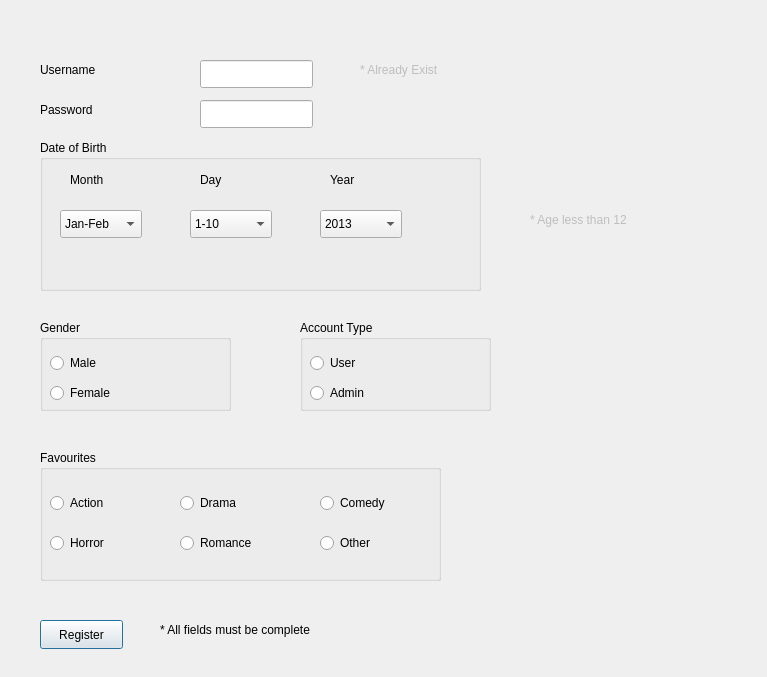
<?xml version="1.0" encoding="UTF-8"?>
<ui version="4.0">
 <class>Register</class>
 <widget class="QDialog" name="Register">
  <property name="geometry">
   <rect>
    <x>0</x>
    <y>0</y>
    <width>767</width>
    <height>677</height>
   </rect>
  </property>
  <property name="windowTitle">
   <string>Dialog</string>
  </property>
  <widget class="QLabel" name="label">
   <property name="geometry">
    <rect>
     <x>40</x>
     <y>60</y>
     <width>91</width>
     <height>20</height>
    </rect>
   </property>
   <property name="text">
    <string>Username</string>
   </property>
  </widget>
  <widget class="QLabel" name="label_3">
   <property name="geometry">
    <rect>
     <x>40</x>
     <y>100</y>
     <width>81</width>
     <height>20</height>
    </rect>
   </property>
   <property name="text">
    <string>Password</string>
   </property>
  </widget>
  <widget class="QLineEdit" name="usernameInput">
   <property name="geometry">
    <rect>
     <x>200</x>
     <y>60</y>
     <width>113</width>
     <height>28</height>
    </rect>
   </property>
  </widget>
  <widget class="QLineEdit" name="passwordInput">
   <property name="geometry">
    <rect>
     <x>200</x>
     <y>100</y>
     <width>113</width>
     <height>28</height>
    </rect>
   </property>
  </widget>
  <widget class="QLabel" name="AE">
   <property name="enabled">
    <bool>false</bool>
   </property>
   <property name="geometry">
    <rect>
     <x>360</x>
     <y>60</y>
     <width>151</width>
     <height>20</height>
    </rect>
   </property>
   <property name="text">
    <string>* Already Exist</string>
   </property>
  </widget>
  <widget class="QGroupBox" name="groupBox">
   <property name="geometry">
    <rect>
     <x>40</x>
     <y>140</y>
     <width>441</width>
     <height>151</height>
    </rect>
   </property>
   <property name="title">
    <string>Date of Birth</string>
   </property>
   <widget class="QLabel" name="label_2">
    <property name="geometry">
     <rect>
      <x>30</x>
      <y>30</y>
      <width>63</width>
      <height>20</height>
     </rect>
    </property>
    <property name="text">
     <string>Month</string>
    </property>
   </widget>
   <widget class="QLabel" name="label_5">
    <property name="geometry">
     <rect>
      <x>290</x>
      <y>30</y>
      <width>63</width>
      <height>20</height>
     </rect>
    </property>
    <property name="text">
     <string>Year</string>
    </property>
   </widget>
   <widget class="QLabel" name="label_6">
    <property name="geometry">
     <rect>
      <x>160</x>
      <y>30</y>
      <width>63</width>
      <height>20</height>
     </rect>
    </property>
    <property name="text">
     <string>Day</string>
    </property>
   </widget>
   <widget class="QComboBox" name="comboBox">
    <property name="geometry">
     <rect>
      <x>20</x>
      <y>70</y>
      <width>82</width>
      <height>28</height>
     </rect>
    </property>
    <item>
     <property name="text">
      <string>Jan-Feb</string>
     </property>
    </item>
    <item>
     <property name="text">
      <string>March-April</string>
     </property>
    </item>
    <item>
     <property name="text">
      <string>May-June</string>
     </property>
    </item>
    <item>
     <property name="text">
      <string>July-August</string>
     </property>
    </item>
    <item>
     <property name="text">
      <string>Sept-Oct</string>
     </property>
    </item>
    <item>
     <property name="text">
      <string>Nov-Dec</string>
     </property>
    </item>
   </widget>
   <widget class="QComboBox" name="year">
    <property name="geometry">
     <rect>
      <x>280</x>
      <y>70</y>
      <width>82</width>
      <height>28</height>
     </rect>
    </property>
    <item>
     <property name="text">
      <string>2013</string>
     </property>
    </item>
    <item>
     <property name="text">
      <string>2012</string>
     </property>
    </item>
    <item>
     <property name="text">
      <string>2011</string>
     </property>
    </item>
    <item>
     <property name="text">
      <string>2005</string>
     </property>
    </item>
    <item>
     <property name="text">
      <string>1523</string>
     </property>
    </item>
   </widget>
   <widget class="QComboBox" name="comboBox_3">
    <property name="geometry">
     <rect>
      <x>150</x>
      <y>70</y>
      <width>82</width>
      <height>28</height>
     </rect>
    </property>
    <item>
     <property name="text">
      <string>1-10</string>
     </property>
    </item>
    <item>
     <property name="text">
      <string>11-20</string>
     </property>
    </item>
    <item>
     <property name="text">
      <string>21-30</string>
     </property>
    </item>
   </widget>
  </widget>
  <widget class="QLabel" name="ALT1">
   <property name="enabled">
    <bool>false</bool>
   </property>
   <property name="geometry">
    <rect>
     <x>530</x>
     <y>210</y>
     <width>211</width>
     <height>20</height>
    </rect>
   </property>
   <property name="text">
    <string>* Age less than 12</string>
   </property>
  </widget>
  <widget class="QGroupBox" name="groupBox_2">
   <property name="geometry">
    <rect>
     <x>40</x>
     <y>320</y>
     <width>191</width>
     <height>91</height>
    </rect>
   </property>
   <property name="title">
    <string>Gender</string>
   </property>
   <widget class="QRadioButton" name="radioButton">
    <property name="geometry">
     <rect>
      <x>10</x>
      <y>30</y>
      <width>112</width>
      <height>26</height>
     </rect>
    </property>
    <property name="text">
     <string>Male</string>
    </property>
   </widget>
   <widget class="QRadioButton" name="radioButton_2">
    <property name="geometry">
     <rect>
      <x>10</x>
      <y>60</y>
      <width>112</width>
      <height>26</height>
     </rect>
    </property>
    <property name="text">
     <string>Female</string>
    </property>
   </widget>
  </widget>
  <widget class="QGroupBox" name="groupBox_3">
   <property name="geometry">
    <rect>
     <x>300</x>
     <y>320</y>
     <width>191</width>
     <height>91</height>
    </rect>
   </property>
   <property name="title">
    <string>Account Type</string>
   </property>
   <widget class="QRadioButton" name="radioButton_3">
    <property name="geometry">
     <rect>
      <x>10</x>
      <y>30</y>
      <width>112</width>
      <height>26</height>
     </rect>
    </property>
    <property name="text">
     <string>User</string>
    </property>
   </widget>
   <widget class="QRadioButton" name="radioButton_4">
    <property name="geometry">
     <rect>
      <x>10</x>
      <y>60</y>
      <width>112</width>
      <height>26</height>
     </rect>
    </property>
    <property name="text">
     <string>Admin</string>
    </property>
   </widget>
  </widget>
  <widget class="QGroupBox" name="groupBox_4">
   <property name="geometry">
    <rect>
     <x>40</x>
     <y>450</y>
     <width>401</width>
     <height>131</height>
    </rect>
   </property>
   <property name="title">
    <string>Favourites</string>
   </property>
   <widget class="QRadioButton" name="radioButton_5">
    <property name="geometry">
     <rect>
      <x>10</x>
      <y>40</y>
      <width>112</width>
      <height>26</height>
     </rect>
    </property>
    <property name="text">
     <string>Action</string>
    </property>
   </widget>
   <widget class="QRadioButton" name="radioButton_6">
    <property name="geometry">
     <rect>
      <x>280</x>
      <y>40</y>
      <width>112</width>
      <height>26</height>
     </rect>
    </property>
    <property name="text">
     <string>Comedy</string>
    </property>
   </widget>
   <widget class="QRadioButton" name="radioButton_7">
    <property name="geometry">
     <rect>
      <x>140</x>
      <y>40</y>
      <width>112</width>
      <height>26</height>
     </rect>
    </property>
    <property name="text">
     <string>Drama</string>
    </property>
   </widget>
   <widget class="QRadioButton" name="radioButton_8">
    <property name="geometry">
     <rect>
      <x>10</x>
      <y>80</y>
      <width>112</width>
      <height>26</height>
     </rect>
    </property>
    <property name="text">
     <string>Horror</string>
    </property>
   </widget>
   <widget class="QRadioButton" name="radioButton_9">
    <property name="geometry">
     <rect>
      <x>140</x>
      <y>80</y>
      <width>112</width>
      <height>26</height>
     </rect>
    </property>
    <property name="text">
     <string>Romance</string>
    </property>
   </widget>
   <widget class="QRadioButton" name="radioButton_10">
    <property name="geometry">
     <rect>
      <x>280</x>
      <y>80</y>
      <width>112</width>
      <height>26</height>
     </rect>
    </property>
    <property name="text">
     <string>Other</string>
    </property>
   </widget>
  </widget>
  <widget class="QPushButton" name="pushButton">
   <property name="geometry">
    <rect>
     <x>40</x>
     <y>620</y>
     <width>83</width>
     <height>29</height>
    </rect>
   </property>
   <property name="text">
    <string>Register</string>
   </property>
  </widget>
  <widget class="QLabel" name="MBC">
   <property name="geometry">
    <rect>
     <x>160</x>
     <y>620</y>
     <width>261</width>
     <height>20</height>
    </rect>
   </property>
   <property name="text">
    <string>* All fields must be complete</string>
   </property>
  </widget>
 </widget>
 <resources/>
 <connections/>
</ui>
